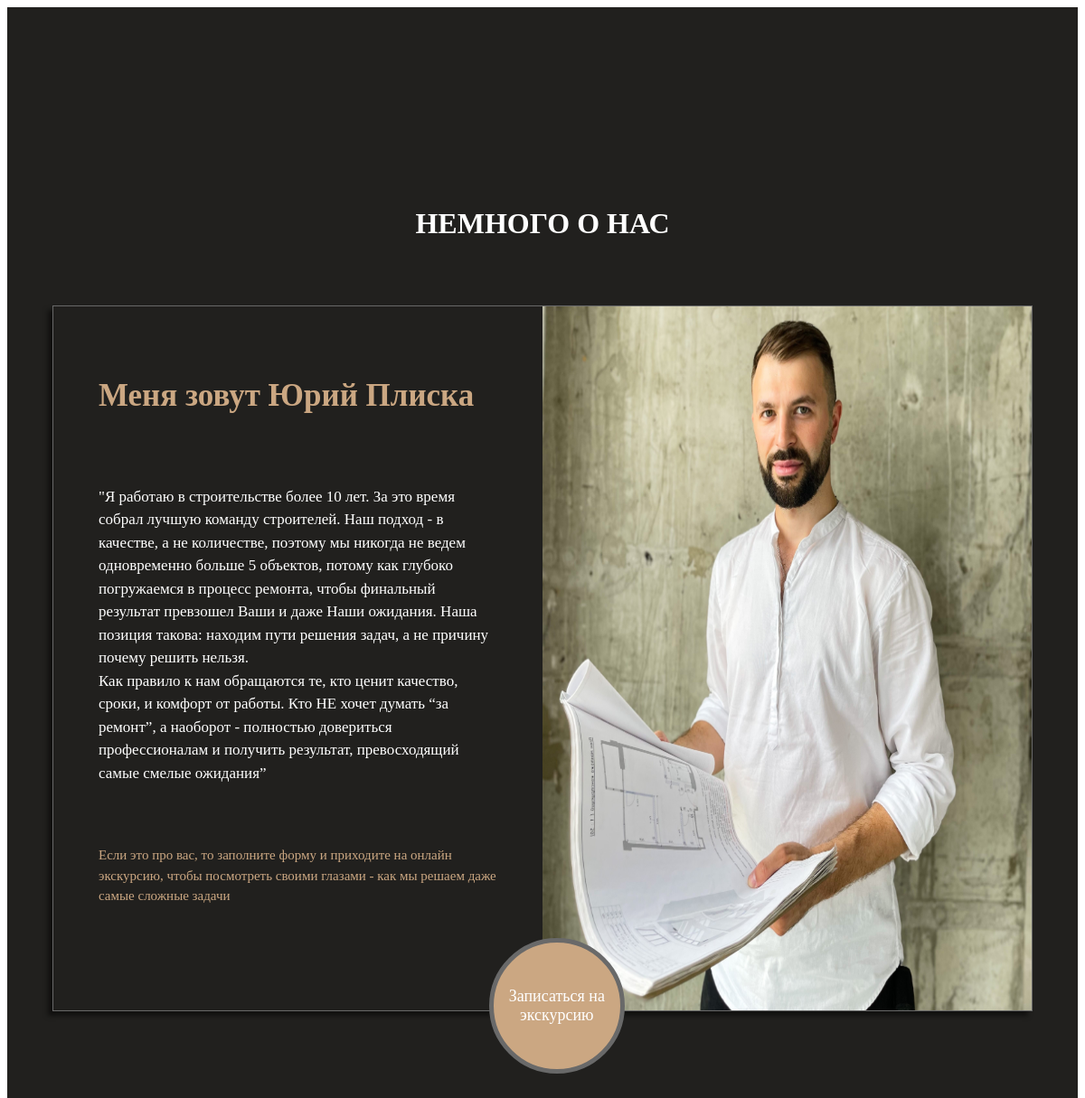
The app's page /8th/ with its own data.
### catalog/models.py (models this page shows)
class Eighth_page(models.Model): # Создание модели для восьмой страницы
    p8title=models.CharField(max_length=250)
    p8image=models.ImageField(upload_to="catalog/img/", default='img')
    p8content=models.TextField()
    p8footer=models.TextField()

### catalog/views.py (the view)
# urls.py: path('8th/', eighth_page),
def eighth_page(request):
    p8=Eighth_page.objects.all()
    title8=p8[0].p8title
    content8=p8[0].p8content
    img8=p8[0].p8image
    footer8=p8[0].p8footer
    context={'page8':p8, 'title':title8, 'img':img8, 'content':content8, 'footer':footer8 }
    return render(request, 'catalog/8th_page.html', context)

### catalog/templates/catalog/8th_page.html (shortened to what this page needs)
<!DOCTYPE html>
{% load static %}
<html lang="en">
<head>
    <link href="{% static 'catalog/css/8th_page_style.css' %}" rel="stylesheet">
</head>
<body>
<div class="p8">
    <h1>Немного о нас</h1>
    <div class="p8_content">
        <div class="p8_content_text">
            <h2>{{title}}</h2>
            <p>{{ content|linebreaksbr}}</p>
            <p id="p8_footer">{{ footer}}</p>
        </div>
        <div class="p8_content_img">
            {% for i in page8 %}
                    <img src="{% static i.p8image %}">
            {% endfor %}
        </div>
    </div>
    <div class="button3">
        <a  href="form/">
        Записаться на экскурсию
        </a>
    </div>
</div>
</body>
</html>

### catalog/static/catalog/css/8th_page_style.css (style rules this page uses)
.p8 { background-color:#21201E; width:100%; height:auto; color:white; padding:200px 0px 0px 0px; position:relative; }
.p8 h1 { text-align: center; text-transform:uppercase; }
.p8_content { display:inline-block; border: 1px solid #696969; box-shadow: -5px 5px 5px rgba(0, 0, 0, 0.5); margin:50px 50px 200px 50px; position:relative; }
.p8_content_text { width:calc(50%); display:block; padding: 50px; }
.p8_content_text h2 { color:#CBA782; font-size:35px; padding-bottom:50px; }
.p8_content p { line-height:1.5em; padding-right:100px; padding-bottom: 50px; font-size:17px; }
#p8_footer { color:#CBA782; font-size:15px; }
.p8_content_img img { width:50%; height:100%; position:absolute; top:0; left:calc(50%); }
.button3 { position:absolute; background-color:#CBA782; left:45%; bottom:10%; width:140px; height:140px; border-radius:50%; z-index:8; border:5px solid #696969; text-align: center; }
.button3 a { display:block; padding-top:35%; text-decoration: none; color:white; font-size:18px; }

### records on screen
Eighth_page: p8title "Меня зовут Юрий Плиска", p8content "\"Я работаю в строительстве более 10 лет. За это время собрал лучшую команду строителей. Наш подход - в качестве, а не количестве, поэтому мы никогда не ведем одновременно больше 5 объектов, потому как глубоко погружаемся в процесс ремонта, чтобы финальный результат превзошел Ваши и даже Наши ожидания. Наша позиция такова: находим пути решения задач, а не причину почему решить нельзя. Как правило к нам обращаются те, кто ценит качество, сроки, и комфорт от работы. Кто НЕ хочет думать “за ремонт”, а наоборот - полностью довериться профессионалам и получить результат, превосходящий самые смелые ожидания”", p8footer "Если это про вас, то заполните форму и приходите на онлайн экскурсию, чтобы посмотреть своими глазами - как мы решаем даже самые сложные задачи", p8image (picture)
